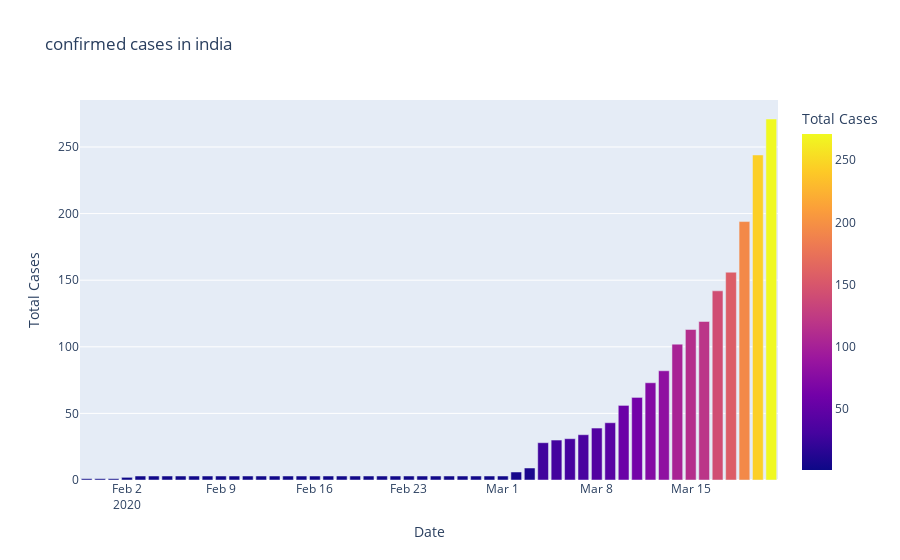
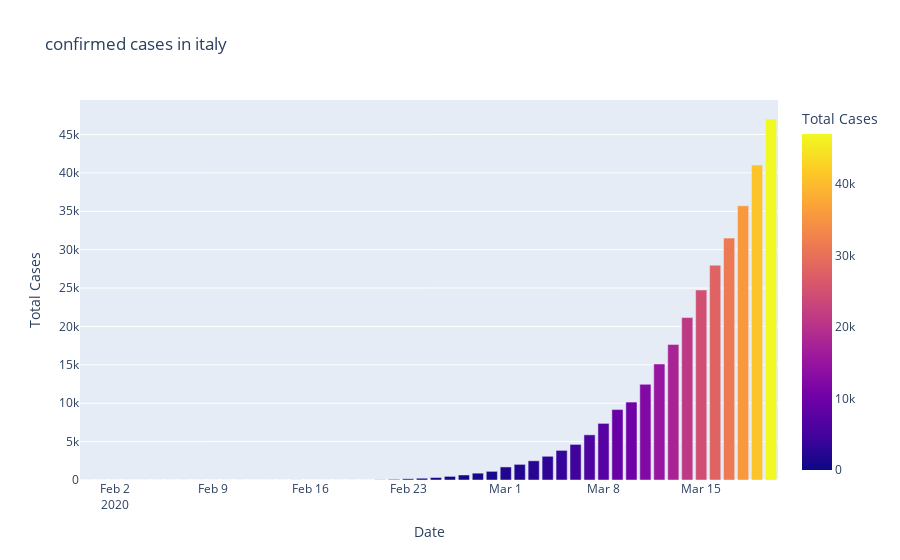
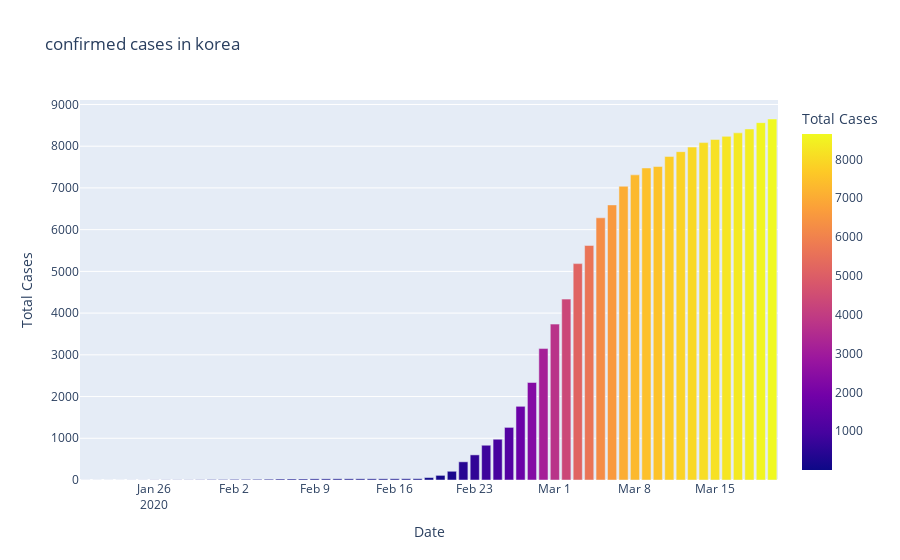

The code cell stored with these charts, in order, in its notebook:
### Code cell
#plotly express
fig=px.bar(dbd_india,x="Date",y="Total Cases",color='Total Cases',title='confirmed cases in india',)
fig.show()

fig=px.bar(dbd_italy,x="Date",y="Total Cases",color='Total Cases',title='confirmed cases in italy',)
fig.show()

fig=px.bar(dbd_korea,x="Date",y="Total Cases",color='Total Cases',title='confirmed cases in korea',)
fig.show()

fig=px.bar(dbd_wuhan,x="Date",y="Total Cases",color='Total Cases',title='confirmed cases in wuhan',)
fig.show()

### Figure 1 — Plotly figure (JSON) as saved in the notebook; plotly's stock layout.template omitted (floating-point values rounded to 4 significant figures)
{"data": [{"alignmentgroup": "True", "hoverlabel": {"namelength": 0}, "hovertemplate": "Date=%{x}<br>Total Cases=%{marker.color}", "legendgroup": "", "marker": {"color": [1, 1, 1, 2, 3, 3, 3, 3, 3, 3, 3, 3, 3, 3, 3, 3, 3, 3, 3, 3, 3, 3, 3, 3, 3, 3, 3, 3, 3, 3, 3, 3, 6, 9, 28, 30, 31, 34, 39, 43, 56, 62, 73, 82, 102, 113, 119, 142, 156, 194, 244, 271], "coloraxis": "coloraxis"}, "name": "", "offsetgroup": "", "orientation": "v", "showlegend": false, "textposition": "auto", "type": "bar", "x": ["2020-01-30T00:00:00", "2020-01-31T00:00:00", "2020-02-01T00:00:00", "2020-02-02T00:00:00", "2020-02-03T00:00:00", "2020-02-04T00:00:00", "2020-02-05T00:00:00", "2020-02-06T00:00:00", "2020-02-07T00:00:00", "2020-02-08T00:00:00", "2020-02-09T00:00:00", "2020-02-10T00:00:00", "2020-02-11T00:00:00", "2020-02-12T00:00:00", "2020-02-13T00:00:00", "2020-02-14T00:00:00", "2020-02-15T00:00:00", "2020-02-16T00:00:00", "2020-02-17T00:00:00", "2020-02-18T00:00:00", "2020-02-19T00:00:00", "2020-02-20T00:00:00", "2020-02-21T00:00:00", "2020-02-22T00:00:00", "2020-02-23T00:00:00", "2020-02-24T00:00:00", "2020-02-25T00:00:00", "2020-02-26T00:00:00", "2020-02-27T00:00:00", "2020-02-28T00:00:00", "2020-02-29T00:00:00", "2020-03-01T00:00:00", "2020-03-02T00:00:00", "2020-03-03T00:00:00", "2020-03-04T00:00:00", "2020-03-05T00:00:00", "2020-03-06T00:00:00", "2020-03-07T00:00:00", "2020-03-08T00:00:00", "2020-03-09T00:00:00", "2020-03-10T00:00:00", "2020-03-11T00:00:00", "2020-03-12T00:00:00", "2020-03-13T00:00:00", "2020-03-14T00:00:00", "2020-03-15T00:00:00", "2020-03-16T00:00:00", "2020-03-17T00:00:00", "2020-03-18T00:00:00", "2020-03-19T00:00:00", "2020-03-20T00:00:00", "2020-03-21T00:00:00"], "xaxis": "x", "y": [1, 1, 1, 2, 3, 3, 3, 3, 3, 3, 3, 3, 3, 3, 3, 3, 3, 3, 3, 3, 3, 3, 3, 3, 3, 3, 3, 3, 3, 3, 3, 3, 6, 9, 28, 30, 31, 34, 39, 43, 56, 62, 73, 82, 102, 113, 119, 142, 156, 194, 244, 271], "yaxis": "y"}], "layout": {"barmode": "relative", "coloraxis": {"colorbar": {"title": {"text": "Total Cases"}}, "colorscale": [[0, "#0d0887"], [0.1111, "#46039f"], [0.2222, "#7201a8"], [0.3333, "#9c179e"], [0.4444, "#bd3786"], [0.5556, "#d8576b"], [0.6667, "#ed7953"], [0.7778, "#fb9f3a"], [0.8889, "#fdca26"], [1, "#f0f921"]]}, "legend": {"tracegroupgap": 0}, "title": {"text": "confirmed cases in india"}, "xaxis": {"anchor": "y", "domain": [0, 1], "title": {"text": "Date"}}, "yaxis": {"anchor": "x", "domain": [0, 1], "title": {"text": "Total Cases"}}}}

### Figure 2 — Plotly figure (JSON) as saved in the notebook; plotly's stock layout.template omitted (floating-point values rounded to 4 significant figures)
{"data": [{"alignmentgroup": "True", "hoverlabel": {"namelength": 0}, "hovertemplate": "Date=%{x}<br>Total Cases=%{marker.color}", "legendgroup": "", "marker": {"color": [2, 2, 2, 2, 2, 2, 3, 3, 3, 3, 3, 3, 3, 3, 3, 3, 3, 3, 3, 3, 3, 3, 20, 79, 157, 229, 323, 470, 655, 889, 1128, 1701, 2036, 2502, 3089, 3858, 4636, 5883, 7375, 9172, 10149, 12462, 15113, 17660, 21157, 24747, 27980, 31506, 35713, 41035, 47021], "coloraxis": "coloraxis"}, "name": "", "offsetgroup": "", "orientation": "v", "showlegend": false, "textposition": "auto", "type": "bar", "x": ["2020-01-31T00:00:00", "2020-02-01T00:00:00", "2020-02-02T00:00:00", "2020-02-03T00:00:00", "2020-02-04T00:00:00", "2020-02-05T00:00:00", "2020-02-06T00:00:00", "2020-02-07T00:00:00", "2020-02-08T00:00:00", "2020-02-09T00:00:00", "2020-02-10T00:00:00", "2020-02-11T00:00:00", "2020-02-12T00:00:00", "2020-02-13T00:00:00", "2020-02-14T00:00:00", "2020-02-15T00:00:00", "2020-02-15T00:00:00", "2020-02-16T00:00:00", "2020-02-17T00:00:00", "2020-02-18T00:00:00", "2020-02-19T00:00:00", "2020-02-20T00:00:00", "2020-02-21T00:00:00", "2020-02-22T00:00:00", "2020-02-23T00:00:00", "2020-02-24T00:00:00", "2020-02-25T00:00:00", "2020-02-26T00:00:00", "2020-02-27T00:00:00", "2020-02-28T00:00:00", "2020-02-29T00:00:00", "2020-03-01T00:00:00", "2020-03-02T00:00:00", "2020-03-03T00:00:00", "2020-03-04T00:00:00", "2020-03-05T00:00:00", "2020-03-06T00:00:00", "2020-03-07T00:00:00", "2020-03-08T00:00:00", "2020-03-09T00:00:00", "2020-03-10T00:00:00", "2020-03-11T00:00:00", "2020-03-12T00:00:00", "2020-03-13T00:00:00", "2020-03-14T00:00:00", "2020-03-15T00:00:00", "2020-03-16T00:00:00", "2020-03-17T00:00:00", "2020-03-18T00:00:00", "2020-03-19T00:00:00", "2020-03-20T00:00:00"], "xaxis": "x", "y": [2, 2, 2, 2, 2, 2, 3, 3, 3, 3, 3, 3, 3, 3, 3, 3, 3, 3, 3, 3, 3, 3, 20, 79, 157, 229, 323, 470, 655, 889, 1128, 1701, 2036, 2502, 3089, 3858, 4636, 5883, 7375, 9172, 10149, 12462, 15113, 17660, 21157, 24747, 27980, 31506, 35713, 41035, 47021], "yaxis": "y"}], "layout": {"barmode": "relative", "coloraxis": {"colorbar": {"title": {"text": "Total Cases"}}, "colorscale": [[0, "#0d0887"], [0.1111, "#46039f"], [0.2222, "#7201a8"], [0.3333, "#9c179e"], [0.4444, "#bd3786"], [0.5556, "#d8576b"], [0.6667, "#ed7953"], [0.7778, "#fb9f3a"], [0.8889, "#fdca26"], [1, "#f0f921"]]}, "legend": {"tracegroupgap": 0}, "title": {"text": "confirmed cases in italy"}, "xaxis": {"anchor": "y", "domain": [0, 1], "title": {"text": "Date"}}, "yaxis": {"anchor": "x", "domain": [0, 1], "title": {"text": "Total Cases"}}}}

### Figure 3 — Plotly figure (JSON) as saved in the notebook; plotly's stock layout.template omitted (floating-point values rounded to 4 significant figures)
{"data": [{"alignmentgroup": "True", "hoverlabel": {"namelength": 0}, "hovertemplate": "Date=%{x}<br>Total Cases=%{marker.color}", "legendgroup": "", "marker": {"color": [1, 1, 1, 1, 2, 2, 3, 4, 4, 4, 6, 11, 12, 15, 15, 16, 19, 23, 24, 24, 27, 27, 28, 28, 28, 28, 28, 29, 30, 31, 58, 111, 209, 436, 602, 833, 977, 1261, 1766, 2337, 3150, 3736, 4335, 5186, 5621, 6284, 6593, 7041, 7313, 7478, 7513, 7755, 7869, 7979, 8086, 8162, 8236, 8320, 8413, 8565, 8652], "coloraxis": "coloraxis"}, "name": "", "offsetgroup": "", "orientation": "v", "showlegend": false, "textposition": "auto", "type": "bar", "x": ["2020-01-20T00:00:00", "2020-01-21T00:00:00", "2020-01-22T00:00:00", "2020-01-23T00:00:00", "2020-01-24T00:00:00", "2020-01-25T00:00:00", "2020-01-26T00:00:00", "2020-01-27T00:00:00", "2020-01-28T00:00:00", "2020-01-29T00:00:00", "2020-01-30T00:00:00", "2020-01-31T00:00:00", "2020-02-01T00:00:00", "2020-02-02T00:00:00", "2020-02-03T00:00:00", "2020-02-04T00:00:00", "2020-02-05T00:00:00", "2020-02-06T00:00:00", "2020-02-07T00:00:00", "2020-02-08T00:00:00", "2020-02-09T00:00:00", "2020-02-10T00:00:00", "2020-02-11T00:00:00", "2020-02-12T00:00:00", "2020-02-13T00:00:00", "2020-02-14T00:00:00", "2020-02-15T00:00:00", "2020-02-16T00:00:00", "2020-02-17T00:00:00", "2020-02-18T00:00:00", "2020-02-19T00:00:00", "2020-02-20T00:00:00", "2020-02-21T00:00:00", "2020-02-22T00:00:00", "2020-02-23T00:00:00", "2020-02-24T00:00:00", "2020-02-25T00:00:00", "2020-02-26T00:00:00", "2020-02-27T00:00:00", "2020-02-28T00:00:00", "2020-02-29T00:00:00", "2020-03-01T00:00:00", "2020-03-02T00:00:00", "2020-03-03T00:00:00", "2020-03-04T00:00:00", "2020-03-05T00:00:00", "2020-03-06T00:00:00", "2020-03-07T00:00:00", "2020-03-08T00:00:00", "2020-03-09T00:00:00", "2020-03-10T00:00:00", "2020-03-11T00:00:00", "2020-03-12T00:00:00", "2020-03-13T00:00:00", "2020-03-14T00:00:00", "2020-03-15T00:00:00", "2020-03-16T00:00:00", "2020-03-17T00:00:00", "2020-03-18T00:00:00", "2020-03-19T00:00:00", "2020-03-20T00:00:00"], "xaxis": "x", "y": [1, 1, 1, 1, 2, 2, 3, 4, 4, 4, 6, 11, 12, 15, 15, 16, 19, 23, 24, 24, 27, 27, 28, 28, 28, 28, 28, 29, 30, 31, 58, 111, 209, 436, 602, 833, 977, 1261, 1766, 2337, 3150, 3736, 4335, 5186, 5621, 6284, 6593, 7041, 7313, 7478, 7513, 7755, 7869, 7979, 8086, 8162, 8236, 8320, 8413, 8565, 8652], "yaxis": "y"}], "layout": {"barmode": "relative", "coloraxis": {"colorbar": {"title": {"text": "Total Cases"}}, "colorscale": [[0, "#0d0887"], [0.1111, "#46039f"], [0.2222, "#7201a8"], [0.3333, "#9c179e"], [0.4444, "#bd3786"], [0.5556, "#d8576b"], [0.6667, "#ed7953"], [0.7778, "#fb9f3a"], [0.8889, "#fdca26"], [1, "#f0f921"]]}, "legend": {"tracegroupgap": 0}, "title": {"text": "confirmed cases in korea"}, "xaxis": {"anchor": "y", "domain": [0, 1], "title": {"text": "Date"}}, "yaxis": {"anchor": "x", "domain": [0, 1], "title": {"text": "Total Cases"}}}}
